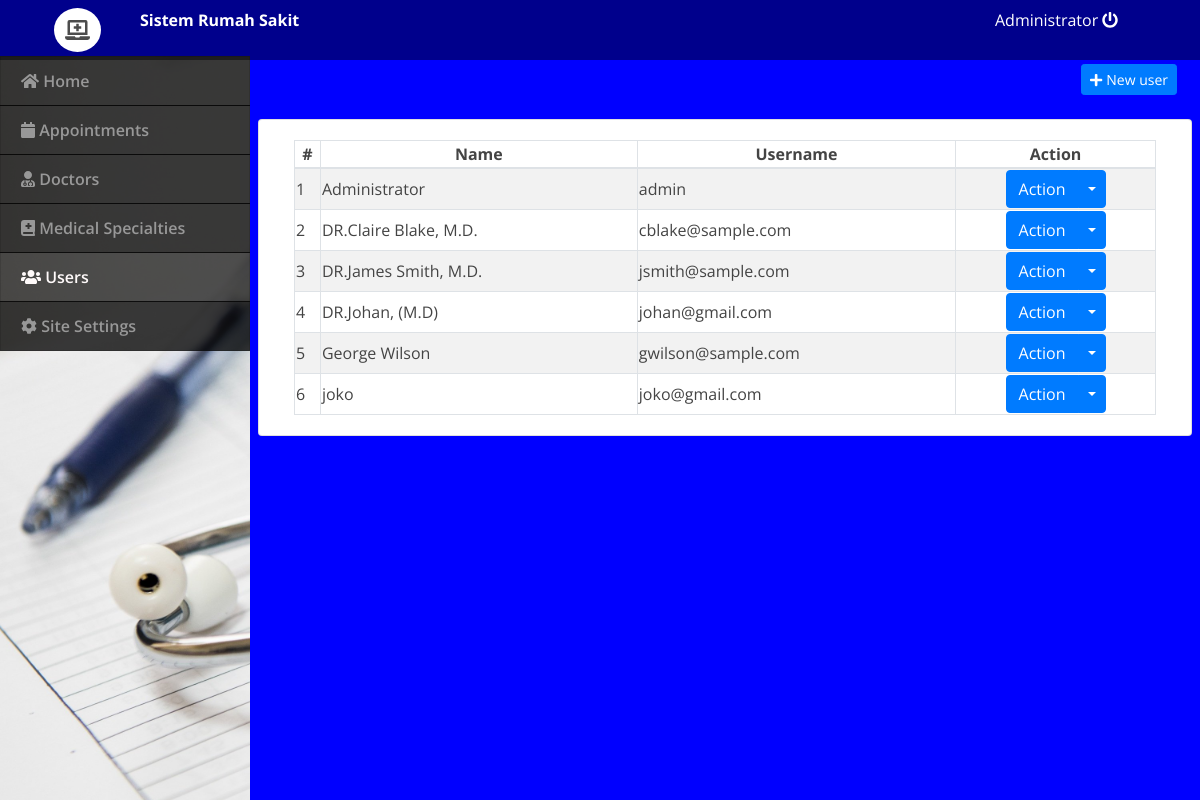
Page /admin/index.php?page=users (signed in) on the committed database.
### tables this page shows
CREATE TABLE `users` (
  `id` int(30) NOT NULL,
  `doctor_id` int(30) NOT NULL,
  `name` varchar(200) NOT NULL,
  `address` text NOT NULL,
  `contact` text NOT NULL,
  `username` varchar(100) NOT NULL,
  `password` varchar(200) NOT NULL,
  `type` tinyint(1) NOT NULL DEFAULT 2 COMMENT '1=admin , 2 = doctor,3=patient'
);

### admin/users.php (the view, shortened to what this page needs)
<div class="container-fluid">
	<div class="row">
	<div class="col-lg-12">
			<button class="btn btn-primary float-right btn-sm" id="new_user"><i class="fa fa-plus"></i> New user</button>
	</div>
	</div>
	<br>
	<div class="row">
		<div class="card col-lg-12">
			<div class="card-body">
				<table class="table-striped table-bordered col-md-12">
			<thead>
				<tr>
					<th class="text-center">#</th>
					<th class="text-center">Name</th>
					<th class="text-center">Username</th>
					<th class="text-center">Action</th>
				</tr>
			</thead>
			<tbody>
				<?php
 					include 'db_connect.php';
 					$users = $conn->query("SELECT * FROM users order by name asc");
 					$i = 1;
 					while($row= $users->fetch_assoc()):
				 ?>
				 <tr>
				 	<td>
				 		<?php echo $i++ ?>
				 	</td>
				 	<td>
				 		<?php echo $row['name'] ?>
				 	</td>
				 	<td>
				 		<?php echo $row['username'] ?>
				 	</td>
				 	<td>
				 		<center>
								<div class="btn-group">
								  <button type="button" class="btn btn-primary">Action</button>
								  <button type="button" class="btn btn-primary dropdown-toggle dropdown-toggle-split" data-toggle="dropdown" aria-haspopup="true" aria-expanded="false">
								  </button>
								</div>
								</center>
				 	</td>
				 </tr>
				<?php endwhile; ?>
			</tbody>
		</table>
			</div>
		</div>
	</div>
</div>

### admin/assets/css/style.css (style rules this page uses)
body { font-family: "Open Sans", sans-serif; color: #444444; width: 100%; height: calc(100%); }

### admin/index.php (style rules this page uses)
body { background: #0000FF; }

### rows in the picture
users: name "Administrator", username "admin"
users: name "DR.Claire Blake, M.D.", username "cblake@sample.com"
users: name "DR.James Smith, M.D.", username "jsmith@sample.com"
users: name "DR.Johan, (M.D)", username "johan@gmail.com"
users: name "George Wilson", username "gwilson@sample.com"
users: name "joko", username "joko@gmail.com"

### other values in the picture
$_SESSION['login_name'] "Administrator"
